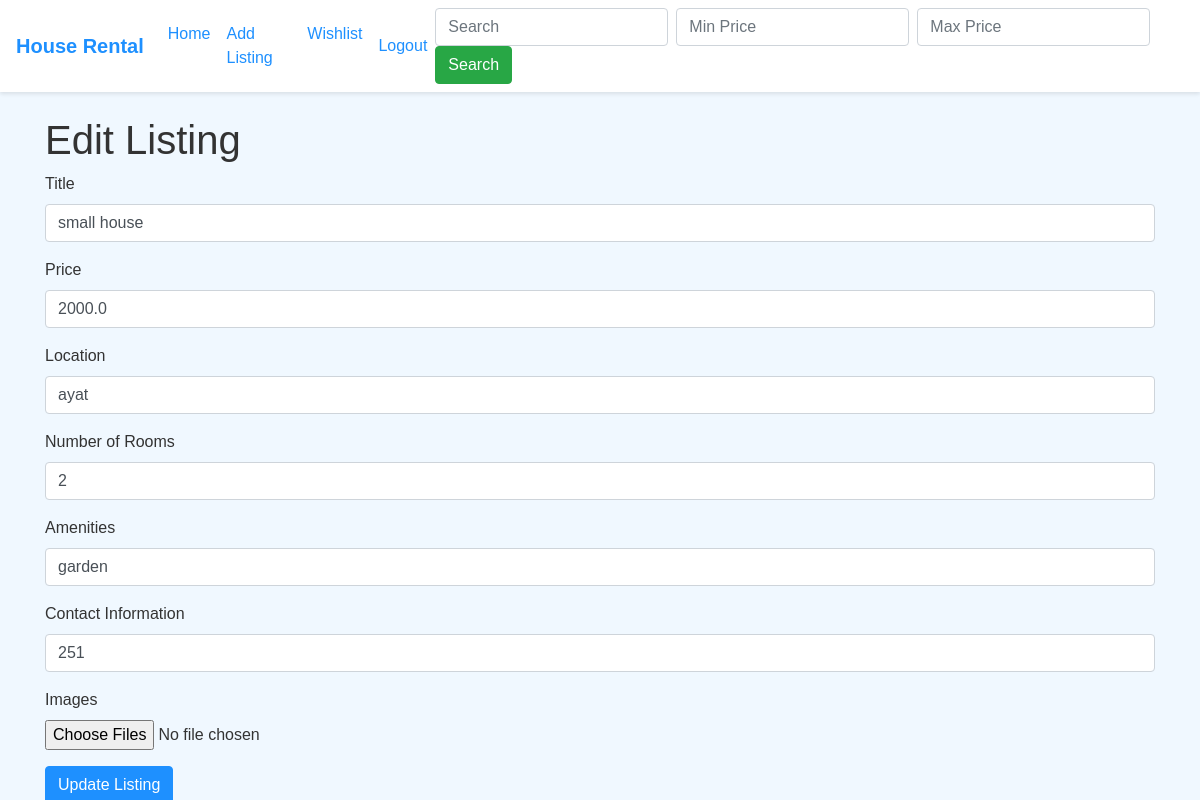
The app's page /edit_listing/1 (signed in) with its own data.
### app.py (models this page shows)
class HouseListing(db.Model):
    id = db.Column(db.Integer, primary_key=True)
    title = db.Column(db.String(100), nullable=False)
    price = db.Column(db.Float, nullable=False)
    location = db.Column(db.String(100), nullable=False)
    number_of_rooms = db.Column(db.Integer, nullable=False)
    amenities = db.Column(db.String(200))
    user_id = db.Column(db.Integer, db.ForeignKey('user.id'), nullable=False)
    contact = db.Column(db.String(100))
    images = db.relationship('Image', backref='house_listing', lazy=True)
    screenshot = db.relationship('Screenshot', backref='house_listing', lazy=True)
    payDate = db.Column(db.String, nullable=True)

### app.py (the view, shortened to what this page needs)
@app.route('/edit_listing/<int:id>', methods=['GET', 'POST'])
@login_required
def edit_listing(id):
    listing = HouseListing.query.get_or_404(id)
    if listing.user_id != current_user.id:
        flash('You are not authorized to edit this listing.', 'error')
        return redirect(url_for('home'))
    return render_template('edit_listing.html', listing=listing)

### app.py (called while the page is built)
@login_manager.user_loader
def load_user(user_id):
    return User.query.get(int(user_id))

### templates/edit_listing.html
{% extends "base.html" %}
{% block content %}
<h1>Edit Listing</h1>
<form method="POST" enctype="multipart/form-data">
    <div class="form-group">
        <label for="title">Title</label>
        <input type="text" class="form-control" id="title" name="title" value="{{ listing.title }}" required>
    </div>
    <div class="form-group">
        <label for="price">Price</label>
        <input type="number" class="form-control" id="price" name="price" step="0.01" value="{{ listing.price }}" required>
    </div>
    <div class="form-group">
        <label for="location">Location</label>
        <input type="text" class="form-control" id="location" name="location" value="{{ listing.location }}" required>
    </div>
    <div class="form-group">
        <label for="number_of_rooms">Number of Rooms</label>
        <input type="number" class="form-control" id="number_of_rooms" name="number_of_rooms" value="{{ listing.number_of_rooms }}" required>
    </div>
    <div class="form-group">
        <label for="amenities">Amenities</label>
        <input type="text" class="form-control" id="amenities" name="amenities" value="{{ listing.amenities }}">
    </div>
    <div class="form-group">
        <label for="contact">Contact Information</label>
        <input type="text" class="form-control" id="contact" name="contact" value="{{ listing.contact }}">
    </div>
    <div class="form-group">
        <label for="images">Images</label>
        <input type="file" class="form-control-file" id="images" name="images" multiple>
    </div>
    <button type="submit" class="btn btn-primary">Update Listing</button>
</form>
{% endblock %}

### static/style.css (style rules this page uses)
body { font-family: Arial, sans-serif; background-color: #f0f8ff; color: #333; }
.btn-primary { background-color: #1e90ff; border-color: #1e90ff; }

### records on screen
HouseListing: title "small house", price "2000.0", location "ayat", number_of_rooms "2", amenities "garden", contact "251"
